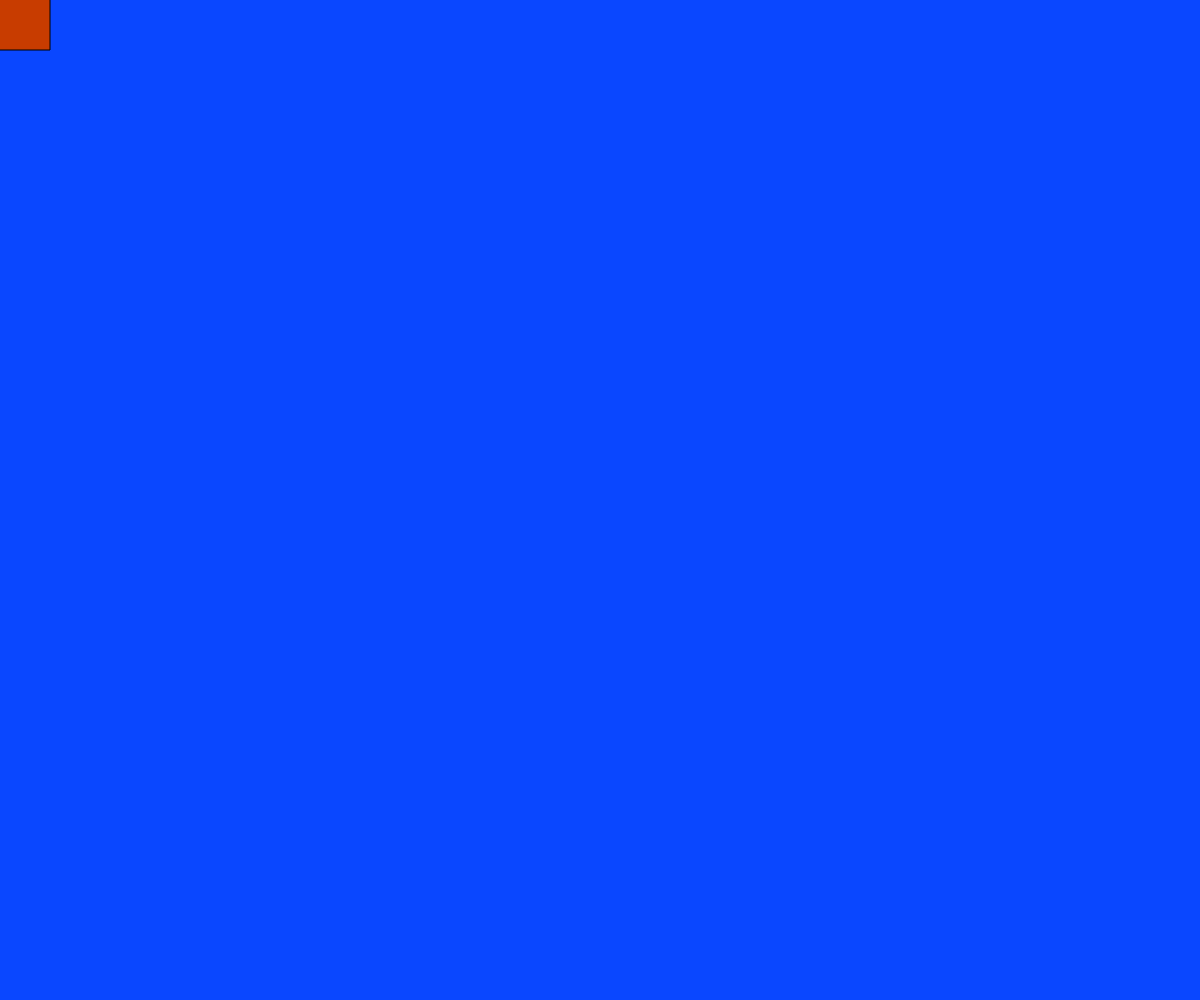
Frame 1 (no input)
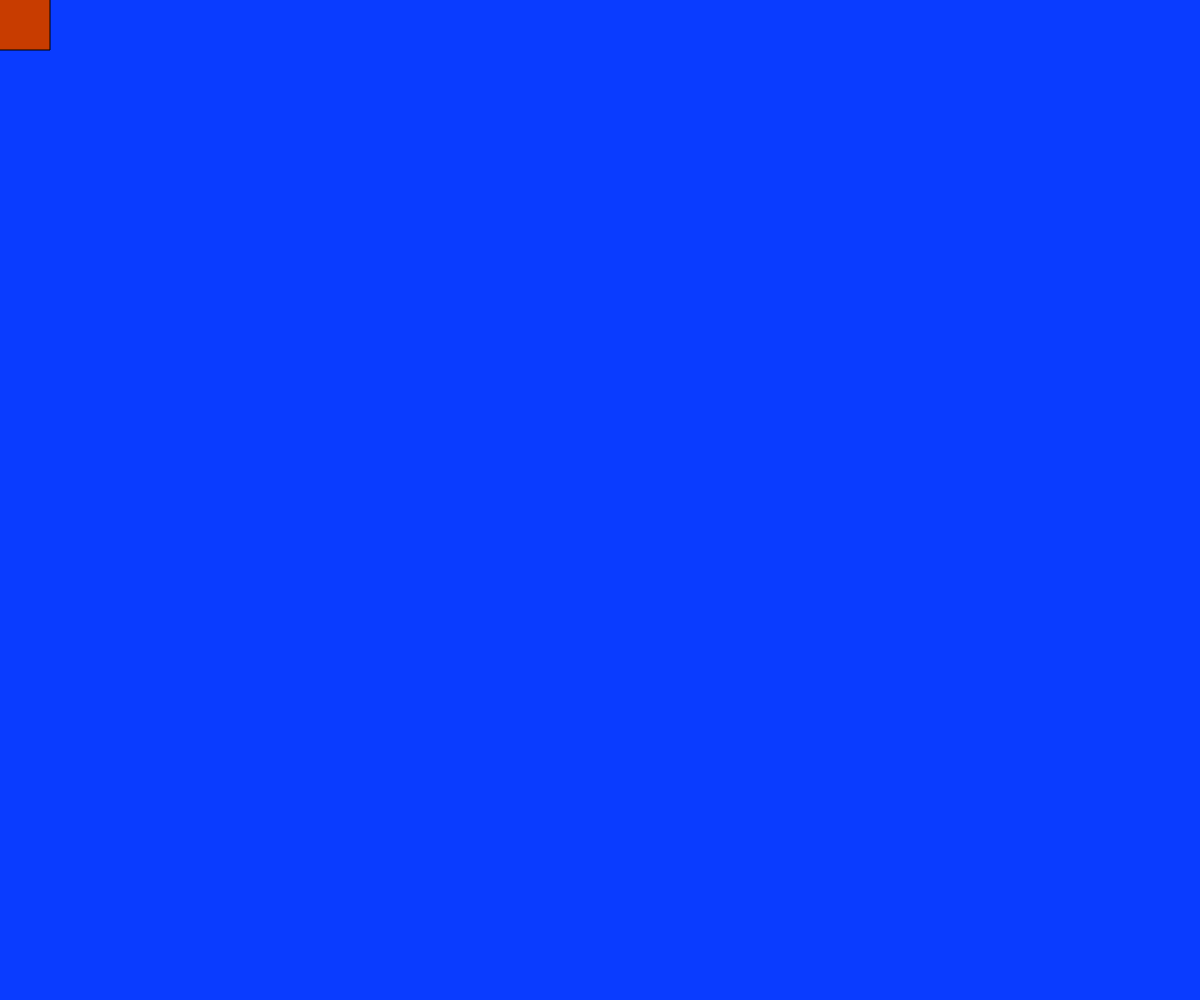
Frame 60 (no input)
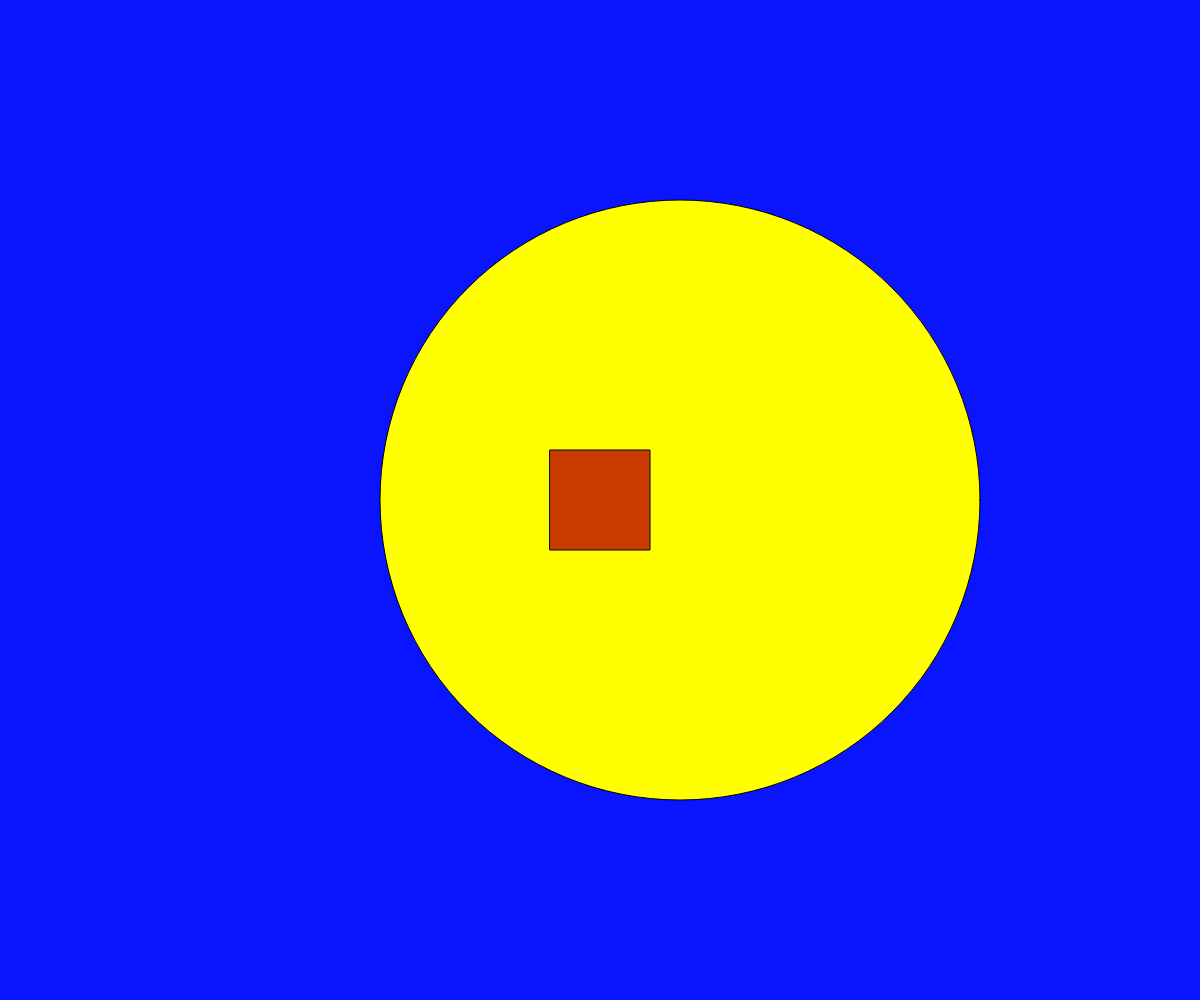
Frame 120 (the mouse pressed at the canvas centre since frame 60)

The p5.js sketch that drew these frames (run headless with seeded random() and noise() and a simulated clock; from frame 60 on, the mouse is pressed at the canvas centre):

// p5.js sketch
// ── sketch.js
function setup() {
	createCanvas(windowWidth, windowHeight);
	// frameRate(24);
	background(0);
	rectMode(CENTER);
}

function draw() {
	background(10, random(0, 100), 255);
	fill(mouseY, 255, 0);
	circle(mouseX + 80, mouseY, mouseX);
	fill(200, 60, 0);
	rect(mouseX, mouseY, 100, 100);
}
